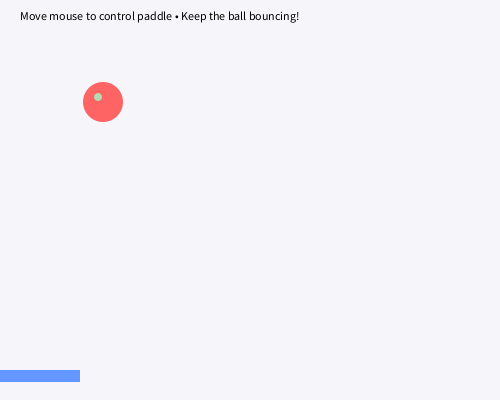
Frame 1 (no input)
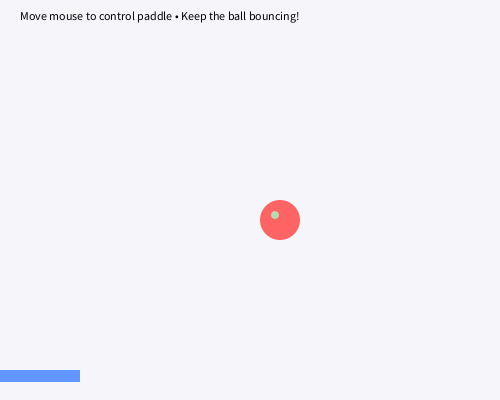
Frame 60 (the mouse pressed at the canvas centre just before this capture)
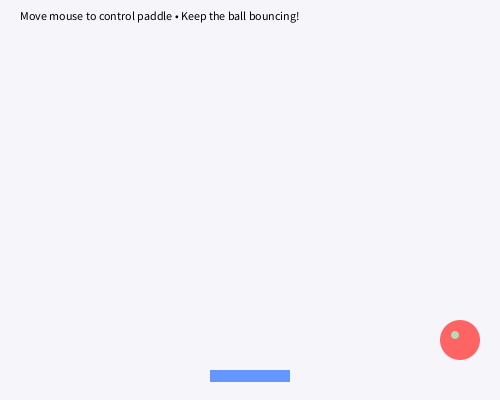
Frame 120 (the mouse held since frame 60 and released just before this capture)

The Processing sketch that drew these frames (run headless with seeded random() and noise(); from frame 60 on, the mouse is pressed at the canvas centre):

// Processing sketch: SE2011_Lab03_IT24104167
// ── SE2011_Lab03_IT24104167.pde
float bx = 100;      
float by = 100;      
float bvx = 3;       
float bvy = 2;       
float bR = 20;       

// Mouse paddle
float pW = 80;       
float pH = 12;       
float pY;            

color ballColor = color(255, 100, 100);    
color paddleColor = color(100, 150, 255);  
color bgColor = color(245, 245, 250);      

void setup() {
  size(500, 400);
  frameRate(60);
  pY = height - 30;  
}

void draw() {
  background(bgColor);
  
  bx += bvx;
  by += bvy;
  
  if (bx > width - bR || bx < bR) {
    bvx *= -1;  // reverse x direction
  }
  if (by > height - bR || by < bR) {
    bvy *= -1;  // reverse y direction
  }

  float pX = constrain(mouseX - pW/2, 0, width - pW);
  if (by + bR > pY && bx > pX && bx < pX + pW) {
    bvy = -abs(bvy);  // bounce upward
    by = pY - bR;     // prevent sticking
  }

  noStroke();
  fill(paddleColor);
  rect(pX, pY, pW, pH);
  
  fill(ballColor);
  ellipse(bx, by, bR*2, bR*2);
  
  fill(180, 220, 180);
  ellipse(bx - 5, by - 5, 8, 8);
  
  fill(0);
  textSize(12);
  text("Move mouse to control paddle • Keep the ball bouncing!", 20, 20);
}
